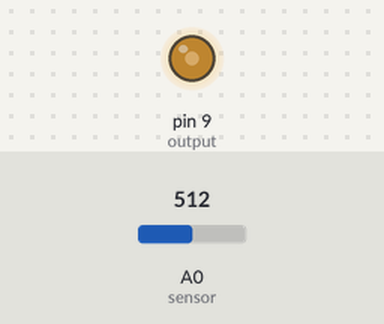
A sketch run on a simulated Arduino Uno, built with avr-gcc and run on an emulated ATmega328P. Parts: output pins drawn as LEDs (lit = HIGH). The test bench sets the inputs (shaded band); at power-on: A0 (sensor) = 512.

Above: at 1.3 s.
1.4 s: A0 (sensor) set to 716
At 3.1 s:
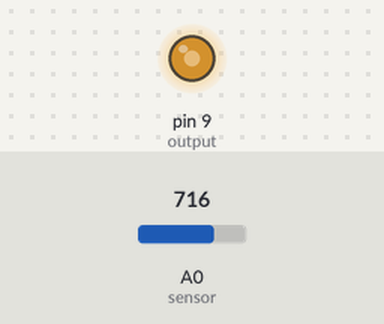
3.5 s: A0 (sensor) set to 900
At 4.6 s:
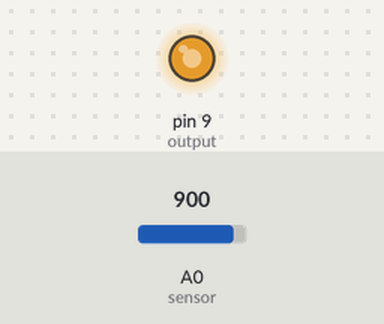
5.5 s: A0 (sensor) set to 122
At 7.2 s:
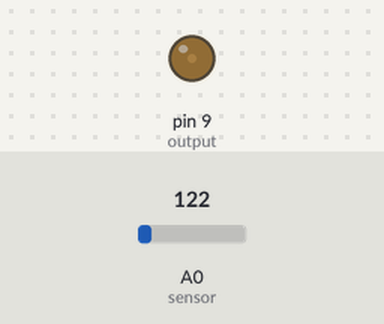
7.5 s: A0 (sensor) set to 511
At 8.9 s:
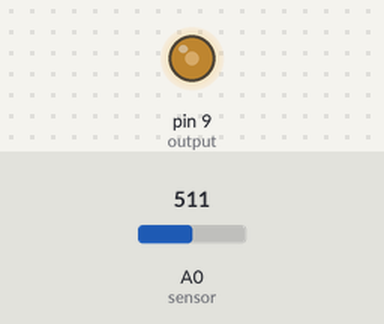
Timing chart, 0 to 10.5 s (numbered marks = the images above; inputs shaded):
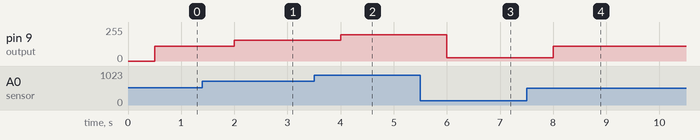

Measured:
- after the input at 1.4 s, pin 9 (output): 112/255 → 157/255 after 0.60 s
- after the input at 3.5 s, pin 9 (output): 157/255 → 197/255 after 0.50 s
- after the input at 5.5 s, pin 9 (output): 197/255 → 26/255 after 0.50 s
- after the input at 7.5 s, pin 9 (output): 26/255 → 112/255 after 0.50 s

The sketch:

LED_Brightness_using_Potentiometer.ino
```cpp
int sensor=A0;
//Analog 0 pin named as sensor
int output=9;
//Pin-9 is declared as output

void setup()
{
pinMode(output, OUTPUT);
//Pin-9 is declared as output
//We dont need to declare the A0 pin as input since it is predefined as input
}

void loop()
{
int reading=analogRead(sensor); //Reading the voltage out by potentiometer
int bright= map(reading,0,1024,0,225);// or reading/4;
//Dividing reading by 4 to bring it in range of 0 - 255
delay(500);                     //Delay is not necessary you can remove it
analogWrite(output, bright);    //Finally outputting the read value on pin-9 fading led
}
```
